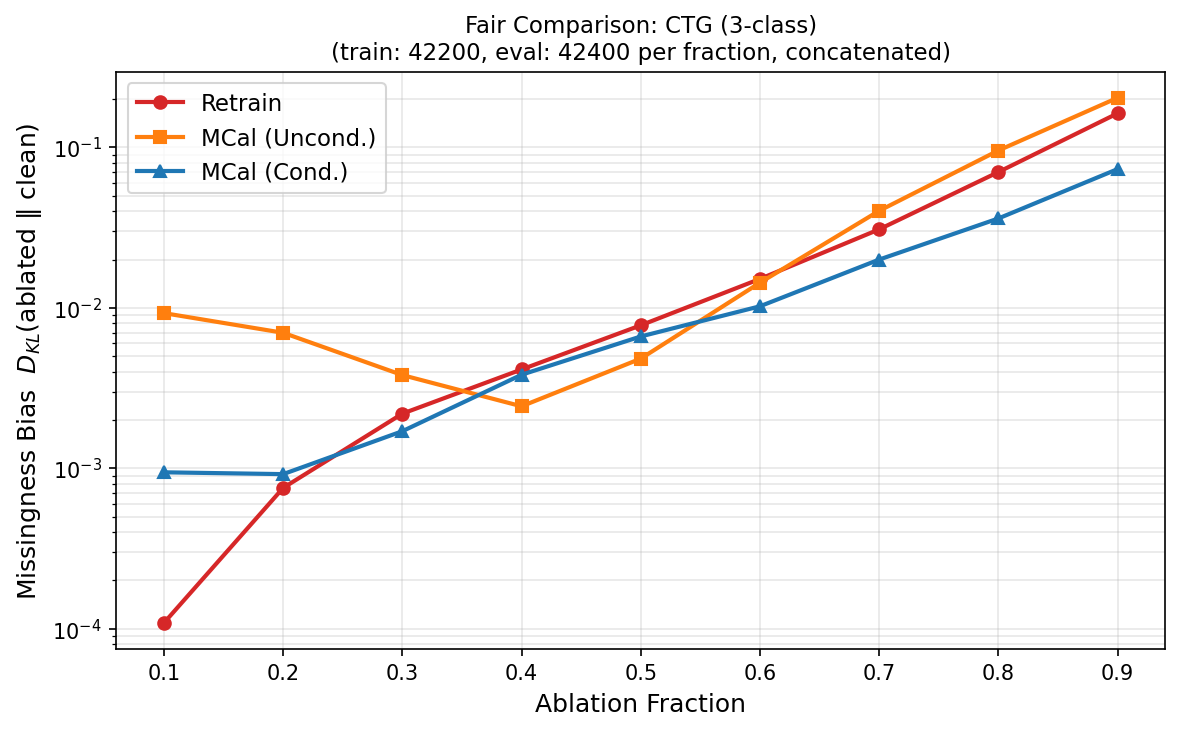

Source code (Python):
#!/usr/bin/env python3
"""
Fair Comparison with MULTIPLE random ablations per fraction — CTG (3-class).
Mirrors physionet_multi_ablation.py but adapted for CTG's 3-class setup.
"""

import numpy as np, pandas as pd, torch, torch.nn as nn, torch.optim as optim, torch.nn.functional as F
import matplotlib; matplotlib.use('Agg'); import matplotlib.pyplot as plt
from pathlib import Path
from sklearn.model_selection import train_test_split
from sklearn.impute import SimpleImputer
from sklearn.utils import resample
import xgboost as xgb

np.random.seed(42); torch.manual_seed(42)
SCRIPT_DIR = Path(__file__).parent
DATA_DIR = SCRIPT_DIR.parent / "data"

N_ABLATIONS_TRAIN = 100
N_ABLATIONS_EVAL  = 400

NUM_CLASSES = 3

# ─── Data ────────────────────────────────────────────────────────────────────
features = pd.read_csv(DATA_DIR / "ctg_features.csv")
targets  = pd.read_csv(DATA_DIR / "ctg_targets.csv")
df = pd.concat([features, targets["NSP"]], axis=1)

# Convert NSP from (1,2,3) to (0,1,2)
df["NSP"] = df["NSP"] - 1

# Balance by undersampling to minority class
min_count = df["NSP"].value_counts().min()
balanced_dfs = []
for cls in sorted(df["NSP"].unique()):
    cls_df = df[df["NSP"] == cls]
    if len(cls_df) > min_count:
        cls_df = resample(cls_df, replace=False, n_samples=min_count, random_state=42)
    balanced_dfs.append(cls_df)
df = pd.concat(balanced_dfs, ignore_index=True).sample(frac=1, random_state=42).reset_index(drop=True)

TARGET = "NSP"
X_all, y_all = df.drop(columns=[TARGET]), df[TARGET]
X_train, X_test, y_train, y_test = train_test_split(
    X_all, y_all, test_size=0.2, stratify=y_all, random_state=42)
for d in [X_train, X_test, y_train, y_test]: d.reset_index(drop=True, inplace=True)

imputer = SimpleImputer(strategy="mean")
X_train_clean = imputer.fit_transform(X_train)
X_test_clean  = imputer.transform(X_test)

n_train, n_test, n_feat = len(X_train), len(X_test), X_train_clean.shape[1]
print(f"CTG Dataset — Train: {n_train}, Test: {n_test}, Features: {n_feat}, Classes: {NUM_CLASSES}")
print(f"Class distribution (train): {np.bincount(y_train.values).tolist()}")
print(f"Class distribution (test):  {np.bincount(y_test.values).tolist()}")
print(f"Ablations per fraction: train={N_ABLATIONS_TRAIN}, eval={N_ABLATIONS_EVAL}")

# ─── Helpers ─────────────────────────────────────────────────────────────────
def ablate_fraction(X, fraction, seed=None):
    rng = np.random.default_rng(seed)
    X_a = X.copy().astype(float)
    n_remove = int(X_a.shape[1] * fraction)
    if n_remove > 0:
        for i in range(len(X_a)):
            X_a[i, rng.choice(X_a.shape[1], size=n_remove, replace=False)] = np.nan
    return X_a

def ablate_binomial(X, p=0.5, seed=None):
    rng = np.random.default_rng(seed)
    X_a = X.copy().astype(float)
    X_a[rng.random(X_a.shape) < p] = np.nan
    return X_a

def probs(m, X):
    return torch.from_numpy(m.predict_proba(X).astype(np.float32))

def argmax_dist(p):
    oh = torch.zeros_like(p)
    oh[torch.arange(len(p)), p.argmax(1)] = 1.
    return oh.mean(0)

def kl(q, p, eps=1e-10):
    q = q.clamp(eps); p = p.clamp(eps)
    return (q * (q.log() - p.log())).sum().item()

class MCal(nn.Module):
    def __init__(self, nc=NUM_CLASSES):
        super().__init__()
        self.head = nn.Linear(nc, nc)
    def forward(self, p):
        return F.softmax(self.head(torch.log(p.clamp(min=1e-8))), dim=1)
    def fit(self, abl_probs, targets, max_steps=3000, lr=1e-3):
        opt = optim.Adam(self.parameters(), lr=lr)
        for _ in range(max_steps):
            opt.zero_grad()
            logits = self.head(torch.log(abl_probs.clamp(min=1e-8)))
            loss = F.cross_entropy(logits, targets)
            if torch.isnan(loss): break
            loss.backward(); nn.utils.clip_grad_norm_(self.parameters(), 1.0); opt.step()

FRACS = [round(i/10, 1) for i in range(1, 10)]

# ─── XGBoost models ─────────────────────────────────────────────────────────
print("\nTraining XGBoost models...")
vanilla = xgb.XGBClassifier(objective="multi:softprob", num_class=NUM_CLASSES,
    eval_metric="mlogloss", eta=0.1, max_depth=6, seed=42, tree_method="hist",
    n_estimators=100, verbosity=0)
vanilla.fit(X_train_clean, y_train)

X_rt = ablate_binomial(X_train_clean, 0.5, seed=0)
retrain = xgb.XGBClassifier(objective="multi:softprob", num_class=NUM_CLASSES,
    eval_metric="mlogloss", eta=0.1, max_depth=6, seed=42, tree_method="hist",
    n_estimators=100, verbosity=0)
retrain.fit(imputer.transform(X_rt), y_train)

va_acc = (vanilla.predict(X_test_clean) == y_test).mean()
rt_acc = (retrain.predict(X_test_clean) == y_test).mean()
print(f"  Vanilla test acc: {va_acc:.4f},  Retrain test acc: {rt_acc:.4f}")

# ─── Build multi-ablation training data per fraction ─────────────────────────
print(f"\nBuilding training data with {N_ABLATIONS_TRAIN} ablations per fraction...")

# Target labels (replicated N_ABLATIONS_TRAIN times)
clean_train_probs = probs(vanilla, X_train_clean)
target_labels_single = clean_train_probs.argmax(dim=1)
target_labels_multi = target_labels_single.repeat(N_ABLATIONS_TRAIN)
print(f"  Target labels shape: {target_labels_multi.shape}")

# Unconditioned: N_ABLATIONS_TRAIN independent binomial ablations concatenated
print("\nTraining Unconditioned MCal...")
uncond_probs_list = []
for a in range(N_ABLATIONS_TRAIN):
    X_abl = ablate_binomial(X_train_clean, 0.5, seed=100 + a)
    uncond_probs_list.append(probs(vanilla, imputer.transform(X_abl)))
uncond_train_probs = torch.cat(uncond_probs_list, dim=0)
print(f"  Uncond training data shape: {uncond_train_probs.shape}")

torch.manual_seed(42)
uncond = MCal()
uncond.fit(uncond_train_probs, target_labels_multi)
print("  Done.")

# Conditioned: N_ABLATIONS_TRAIN independent fraction ablations per frac
cond = {}
print("\nTraining Conditioned MCal calibrators...")
for frac in FRACS:
    cond_probs_list = []
    for a in range(N_ABLATIONS_TRAIN):
        seed = int(frac * 1000) + a
        X_abl = ablate_fraction(X_train_clean, frac, seed=seed)
        cond_probs_list.append(probs(vanilla, imputer.transform(X_abl)))
    cond_train_probs = torch.cat(cond_probs_list, dim=0)

    torch.manual_seed(42)
    cal = MCal()
    cal.fit(cond_train_probs, target_labels_multi)
    cond[frac] = cal
    print(f"  p={frac:.1f} done  (train shape: {cond_train_probs.shape})")

# ─── Evaluate: concatenate N_ABLATIONS_EVAL ablations into one pool ──────────
print(f"\nEvaluating on test set ({N_ABLATIONS_EVAL} ablations x {n_test} = "
      f"{N_ABLATIONS_EVAL * n_test} samples per fraction, concatenated)...")

# Clean reference: replicate clean test probs to match pooled size
clean_test_probs_single = probs(vanilla, X_test_clean)
clean_test_probs_pool = clean_test_probs_single.repeat(N_ABLATIONS_EVAL, 1)
clean_test_dist = argmax_dist(clean_test_probs_pool)

retrain_clean_single = probs(retrain, X_test_clean)
retrain_clean_pool = retrain_clean_single.repeat(N_ABLATIONS_EVAL, 1)
retrain_clean_dist = argmax_dist(retrain_clean_pool)

results = {m: {} for m in ['raw', 'retrain', 'uncond', 'cond']}

for frac in FRACS:
    raw_list, rt_list = [], []
    for a in range(N_ABLATIONS_EVAL):
        seed = 5000 + a * 100 + int(frac * 10)
        X_te_abl = ablate_fraction(X_test_clean, frac, seed=seed)
        X_te_imp = imputer.transform(X_te_abl)
        raw_list.append(probs(vanilla, X_te_imp))
        rt_list.append(probs(retrain, X_te_imp))

    raw_pool = torch.cat(raw_list, dim=0)
    rt_pool  = torch.cat(rt_list, dim=0)

    with torch.no_grad():
        uncond_pool = uncond(raw_pool)
        cond_pool   = cond[frac](raw_pool)

    results['raw'][frac]     = kl(argmax_dist(raw_pool),    clean_test_dist)
    results['retrain'][frac] = kl(argmax_dist(rt_pool),     retrain_clean_dist)
    results['uncond'][frac]  = kl(argmax_dist(uncond_pool), clean_test_dist)
    results['cond'][frac]    = kl(argmax_dist(cond_pool),   clean_test_dist)

    print(f"  p={frac:.1f}  Raw={results['raw'][frac]:.4e}  Retrain={results['retrain'][frac]:.4e}  "
          f"Uncond={results['uncond'][frac]:.4e}  Cond={results['cond'][frac]:.4e}")

# ─── Print results ───────────────────────────────────────────────────────────
eval_size = N_ABLATIONS_EVAL * n_test
train_size = N_ABLATIONS_TRAIN * n_train
print("\n" + "=" * 90)
print(f"RESULTS — CTG (3-class) (train: {train_size}, eval: {eval_size} per fraction, concatenated)")
print("=" * 90)

print(f"\n{'p':>4}  {'Raw':>12}  {'Retrain':>12}  {'Uncond':>12}  {'Cond':>12}  {'Winner':>10}")
print("-" * 70)
for frac in FRACS:
    winner = "COND" if results['cond'][frac] < results['uncond'][frac] else "UNCOND"
    print(f"{frac:>4.1f}  {results['raw'][frac]:>12.4e}  {results['retrain'][frac]:>12.4e}  "
          f"{results['uncond'][frac]:>12.4e}  {results['cond'][frac]:>12.4e}  {winner:>10}")

# ─── Plot ────────────────────────────────────────────────────────────────────
fig, ax = plt.subplots(figsize=(8, 5))
for method, label, color, marker in [
    ('retrain',  'Retrain',          'tab:red',    'o'),
    ('uncond',   'MCal (Uncond.)',    'tab:orange', 's'),
    ('cond',     'MCal (Cond.)',      'tab:blue',   '^'),
]:
    vals = [results[method][f] for f in FRACS]
    ax.plot(FRACS, vals, marker=marker, linewidth=2, label=label, color=color)

ax.set_xlabel("Ablation Fraction", fontsize=12)
ax.set_ylabel("Missingness Bias  $D_{KL}$(ablated $\\|$ clean)", fontsize=12)
ax.set_title(f"Fair Comparison: CTG (3-class)\n"
             f"(train: {train_size}, eval: {eval_size} per fraction, concatenated)", fontsize=11)
ax.set_yscale("log")
ax.set_xticks(FRACS)
ax.legend(fontsize=11)
ax.grid(True, which="both", alpha=0.3)
plt.tight_layout()
plt.savefig(SCRIPT_DIR / "ctg_multi_ablation.png", dpi=150, bbox_inches="tight")
print(f"\nSaved plot to {SCRIPT_DIR / 'ctg_multi_ablation.png'}")
